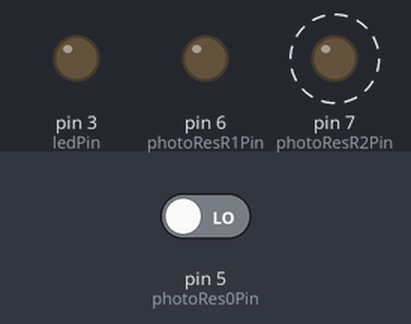
This sketch was run on a simulated Arduino Uno, built with avr-gcc and run on an emulated ATmega328P. On the bench: output pins drawn as LEDs (lit = HIGH). Dashed ring = blinking. The inputs (shaded band) are chosen by the test bench; at power-on: pin 5 (photoRes0Pin) LOW. What the sketch prints to the serial monitor is not drawn.

Above: at 0.9 s.
Timing chart, 0 to 3.2 s (numbered marks = the images above):
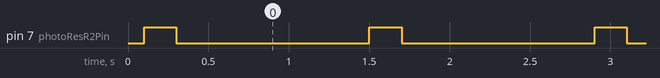

The sketch:

TAHsd_6.ino
```cpp
int switchPin = 4;

int ledPin = 3;

int photoResPin = 2;

int photoRes0Pin = 5;

int photoResR1Pin = 6;

int photoResR2Pin = 7;

double photoResA = 0.0;

int val = 0;

int val0 = 0;

int valR1 = 0;

int valR2 = 0;


// the setup function runs once when you press reset or power the board

void setup() {

  // initialize digital pin LED_BUILTIN as an output.

  pinMode(switchPin, INPUT);

  pinMode(photoResPin, INPUT);

  pinMode(ledPin, OUTPUT);

  pinMode(photoRes0Pin, INPUT);

  Serial.begin(115200);

}


// the loop function runs over and over again forever

void loop() {


  // 1

  // 1 - input, 2 - output(low)

  pinMode(photoResR1Pin, INPUT);

  pinMode(photoResR2Pin, OUTPUT);

  digitalWrite(photoResR2Pin, LOW);

  delay(100);

  val0 = digitalRead(photoRes0Pin);

  Serial.print(val0);


  // 2

  // 1 - output(low), 2 - output(high)

  pinMode(photoResR1Pin, OUTPUT);

  pinMode(photoResR2Pin, OUTPUT);

  digitalWrite(photoResR2Pin, HIGH);

  delay(100);

  val0 = digitalRead(photoRes0Pin);

  Serial.print(val0);


  // 3

  // 1 - output(low), 2 - input

  pinMode(photoResR1Pin, OUTPUT);

  pinMode(photoResR2Pin, INPUT);

  delay(100);

  val0 = digitalRead(photoRes0Pin);

  Serial.print(val0);


  // 4

  // 1 - output(low), 2 - output(low)

  pinMode(photoResR1Pin, OUTPUT);

  pinMode(photoResR2Pin, OUTPUT);

  digitalWrite(photoResR1Pin, LOW);

  digitalWrite(photoResR2Pin, LOW);

  delay(100);

  val0 = digitalRead(photoRes0Pin);

  Serial.print(val0);


  Serial.println();

  delay(1000);

}
```

Measured:
- by itself, pin 7 (photoResR2Pin): alternates HIGH for 0.20 s and LOW for 1.2 s
